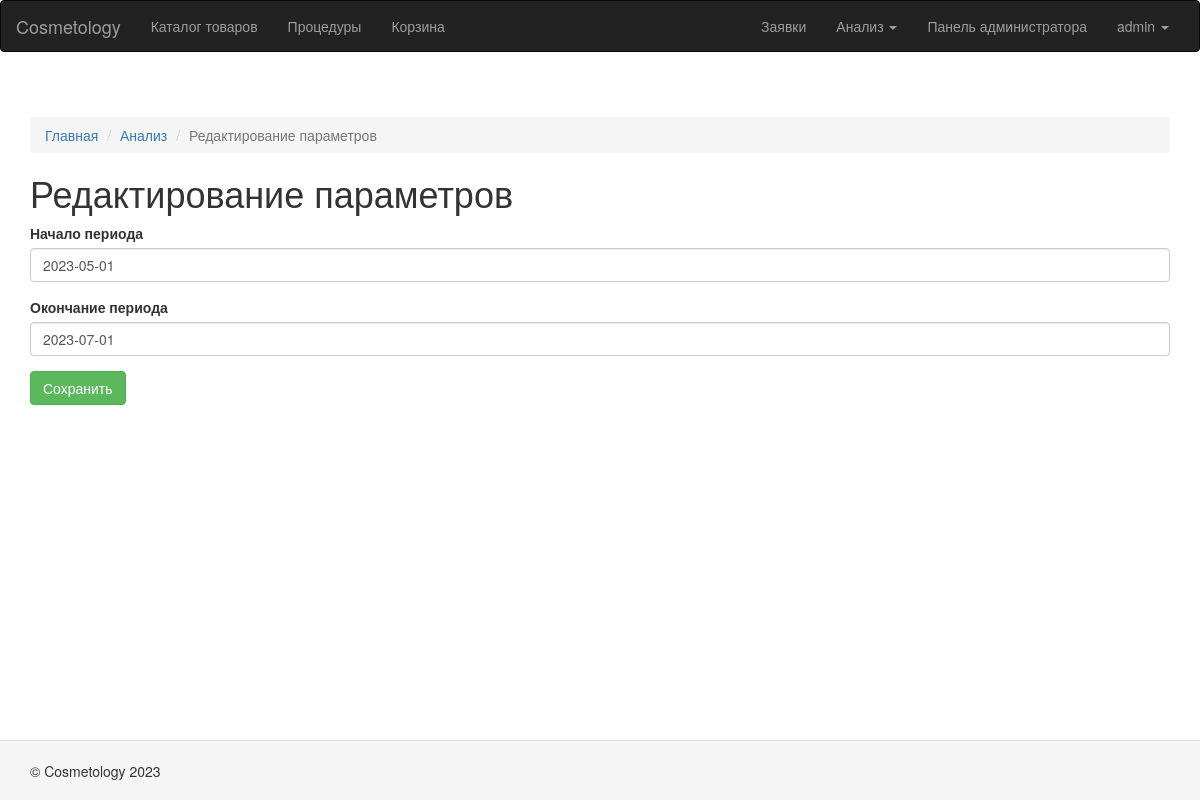
/report/update/ (signed in), run on the app's committed database.
### website/models.py (models this page shows, shortened)
class User(AbstractUser):
    db_table = 'auth_user'
    middle_name = models.CharField("Отчество", "middle_name", max_length=50, null=True, blank=True)
    """Отчество"""
    gender = models.ForeignKey('Gender', on_delete=models.SET_NULL, verbose_name="Пол",
                                  null=True, blank=True)
    """Тип пользователя"""
    birthday = models.DateField("Дата рождения", "birthday", null=True, blank=True)
    """Дата рождения"""
    description = models.TextField("Примечание", "description", null=True, blank=True)
    """Примечание"""
    phone = models.CharField("Телефон", "phone", max_length=255, null=True, blank=True)
    """Номер телефона заявителя"""
    address = models.CharField("Адрес", "address", max_length=255, null=True, blank=True)
    """Адрес"""
    user_type = models.ForeignKey('UserType', on_delete=models.SET_NULL, verbose_name="Тип пользователя",
                                  null=True, blank=True)
    """Тип пользователя"""
    report_date_1 = models.DateField("Начало периода", "report_date_1", null=True, blank=True)
    """Начало периода"""
    report_date_2 = models.DateField("Окончание периода", "report_date_2", null=True, blank=True)
    """"Окончание периода"""
    def groups_str(self):
        result = None
        for item in self.groups.all():
            if result is not None:
                result += ", "
            else:
                result = ""
            result += item.name
        return result
    groups_str.short_description = "Группы"
    groups_str.allow_tags = True
    def in_group_by_id (self, group_id):
        return self.groups.filter(id=group_id).exists()
    def is_client (self):
        return self.in_group_by_id(4)
    class Meta:
        verbose_name = "Пользователь"
        verbose_name_plural = "Пользователи"

### website/views.py (the view, shortened to what this page needs)
# urls.py: path('report/update/', ReportSettingsUpdateView.as_view(), name='report-settings-update'),
class ReportSettingsUpdateView(LoginRequiredMixin, UserPassesTestOrganizationOrAdmin, FormView):
    title = 'Редактирование параметров'
    template_name = 'report/update.html'
    form_class = ReportSettingsForm
    success_url = reverse_lazy('report-settings-detail')
    def get_form(self, form_class=None):
        return ReportSettingsForm(instance=self.request.user, **self.get_form_kwargs())

### website/forms.py
class ReportSettingsForm(django.forms.ModelForm):
    class Meta:
        model = User
        fields = ['report_date_1', 'report_date_2']

### project/current_user.py (called while the page is built)
    def __call__(self, request):
        _user.value = request.user
        return self.get_response(request)

### website/access_control.py (called while the page is built)
    def test_func(self):
        user = self.request.user
        if user:
            if user.is_superuser:
                return True
            if not user.is_client():
                return True
        return False

### templates/report/update.html (shortened to what this page needs)
{% extends 'base.html' %}
{% load static %}
{% load crispy_forms_tags %}
{% block breadcrumbs %}
    <ol class="breadcrumb">
        <li><a href="{% url "home" %}">Главная</a></li>
        <li><a href="{% url "report-settings-detail" %}">Анализ</a></li>
        <li class="active">{{ view.title }}</li>
    </ol>
{% endblock breadcrumbs %}
{% block content %}
    <h1>{{ view.title }}</h1>
    <form method="post" enctype="multipart/form-data">
        {{ form|crispy }}
        <button type="submit" class="btn btn-success">Сохранить</button>
    </form>
{% endblock content %}

### templates/base.html (shortened to what this page needs)
<!DOCTYPE html>
{% load static %}
<html>
<head>
    {% load bootstrap3 %}
    {% bootstrap_css %}
    <link href="{% static "css/site.css" %}" rel="stylesheet"/>
</head>
<body>
<div class="wrap">
    <nav id="w2" class="navbar navbar-inverse">
        <div class="container-fluid">
            <div class="navbar-header">
                <a class="navbar-brand" href="{% url "home" %}">Cosmetology</a>
            </div>
            <div id="w2-collapse" class="collapse navbar-collapse">
                <ul id="w3" class="navbar-nav nav">
                    <li><a href="{% url "catalog-list" %}" tabindex="-1">Каталог товаров</a></li>
                    <li><a href="{% url "procedure-list" %}" tabindex="-1">Процедуры</a></li>
                    <li><a href="{% url "basket-list" %}" tabindex="-1">Корзина</a></li>
                </ul>
                <ul id="w3" class="navbar-nav nav navbar-right">
                    {% if request.user.is_authenticated %}
                        <li><a href="{% url "request-list" %}" tabindex="-1">Заявки</a></li>
                        {% if not request.user.is_client %}
                            <li class="dropdown"><a class="dropdown-toggle" href="#" data-toggle="dropdown">Анализ
                                <span class="caret"></span></a>
                            </li>
                            <li><a href="/admin">Панель администратора</a></li>
                        {% endif %}
                        <li class="dropdown"><a class="dropdown-toggle" href="#"
                                                data-toggle="dropdown">{{ request.user.username }}
                            <span class="caret"></span></a>
                        </li>
                    {% else %}
                        <li><a href="{% url "login" %}">Вход</a></li>
                    {% endif %}
                </ul>
            </div>
        </div>
    </nav>
    <br>
    <div class="container">
        {% block breadcrumbs %}
        {% endblock breadcrumbs %}
        {% block content %}
        {% endblock content %}
    </div>
</div>
<footer class="footer">
    <div class="container">
        <p class="pull-left">© Cosmetology 2023</p>
    </div>
</footer>
</body>
</html>

### static/css/site.css (style rules this page uses)
html, body { height: 100%; }
p { text-align:justify; }
.wrap { min-height:100%; height: auto; margin: 0 auto -60px; padding: 0 0 60px; }
.wrap > .container { padding: 25px 15px 20px; }
.footer { height: 60px; background-color: #f5f5f5; border-top: 1px solid #ddd; padding-top: 20px; }

### data on the page
User: user.username "admin", report_date_1 "2023-05-01", report_date_2 "2023-07-01"

### other printed values
{{ view.title }} "Редактирование параметров"
